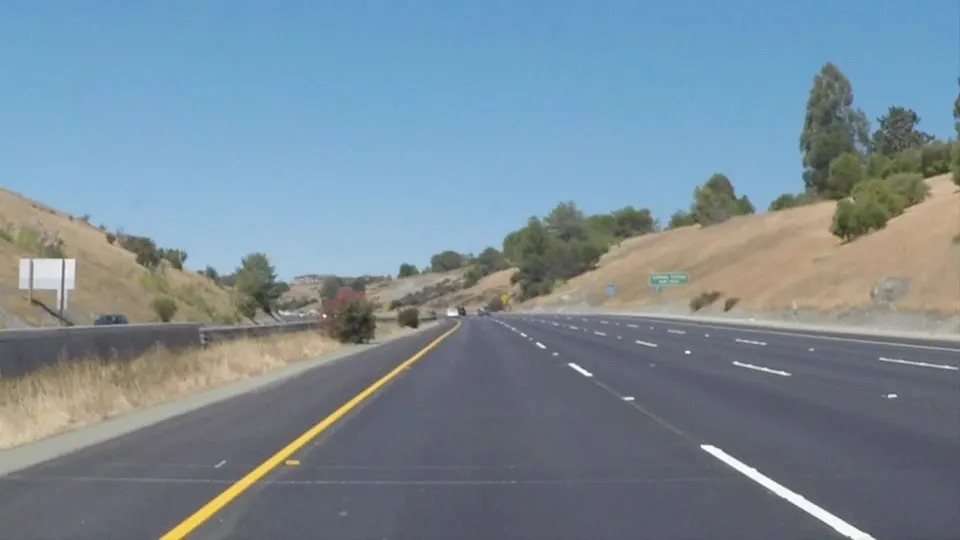
#> input picture lane detection.jpg, 960 x 540 px, found by its file name
$ python lane_detection_improved_final.py
#> lines starting #> are read from the running program, lines starting #| are printed output that depends on the picture; after the words box and inside, x2 and y2 are one past the last pixel; in counts of white or black regions, pixels touching at a corner belong together
import cv2
import numpy as np

image = cv2.imread("lane detection.jpg")
#> image is the input picture: shape (540, 960, 3); mean B, G, R 151.5, 138.9, 120.8

lane_image = image.copy()

#Convert to Grayscale
gray_image = cv2.cvtColor(lane_image, cv2.COLOR_BGR2GRAY)
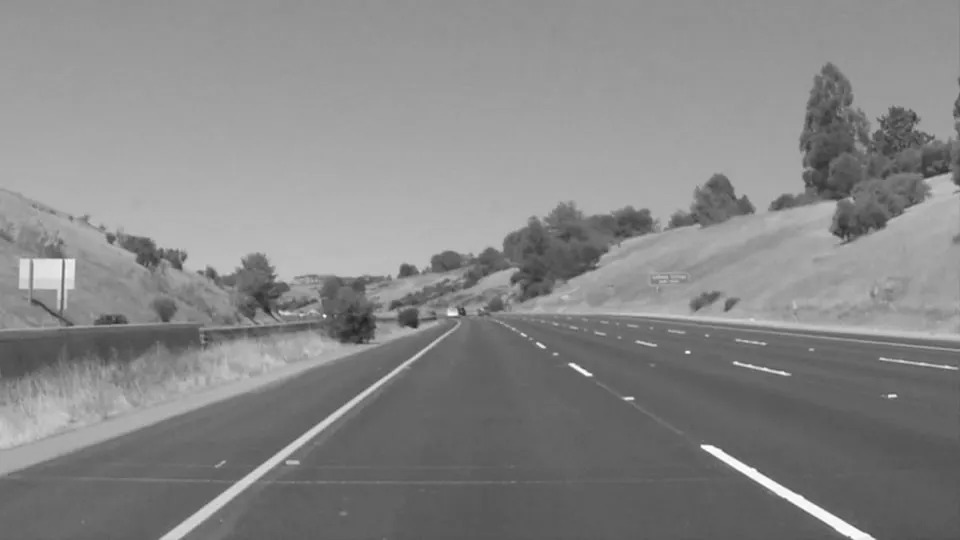
#> gray_image: shape (540, 960); min 31, max 255, mean 134.9

# Blur
blur = cv2.GaussianBlur(gray_image, (5, 5), 0)

#Edge Detection
edges = cv2.Canny(blur, 50, 150)
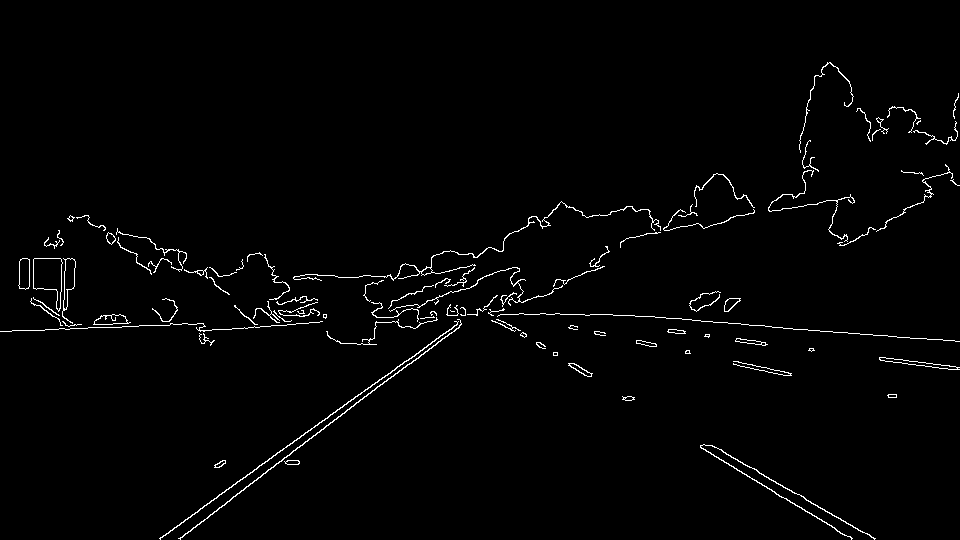
#> edges: shape (540, 960); 1.6% white in thin lines or dots, all inside (x1, y1, x2, y2) = (0, 62, 960, 540)

#Get Image Size
height, width = edges.shape
#> height = 540; width = 960

#Create Mask
mask = np.zeros_like(edges)

polygon = np.array([[
    (0, height),
    (width, height),
    (int(width/2), int(height*0.55))
]])
#> polygon = [[0, 540], [960, 540], [480, 297]]

cv2.fillPoly(mask, polygon, 255)
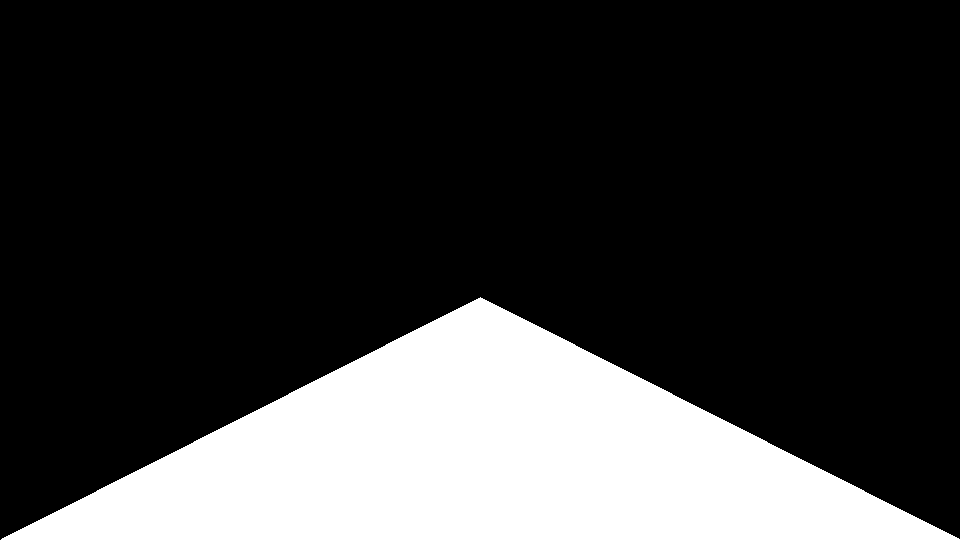
#> mask: shape (540, 960); 22.5% white; 1 white region, box (x1, y1, x2, y2) and area: (1, 297, 960, 540) 116877

# Apply Mask
cropped_edges = cv2.bitwise_and(edges, mask)
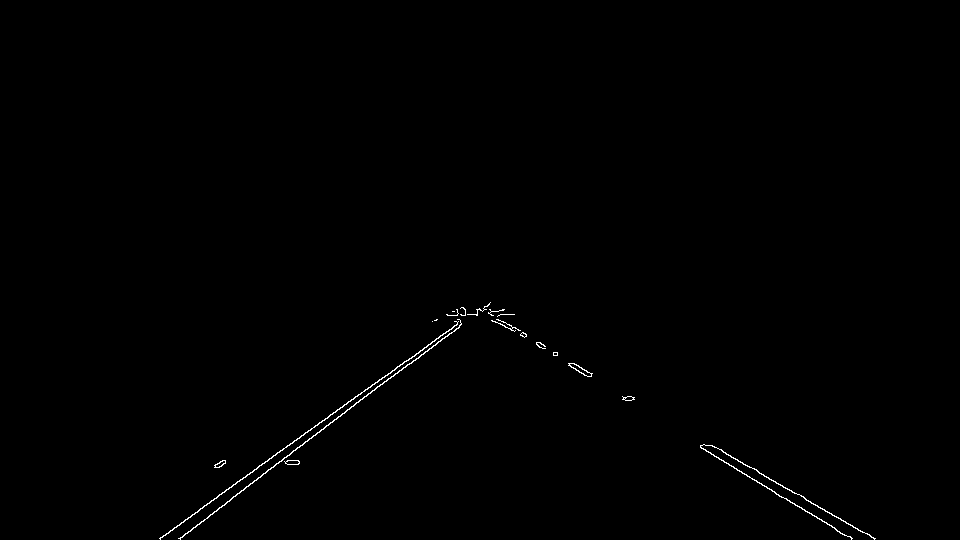
#> cropped_edges: shape (540, 960); 0.38% white in thin lines or dots, all inside (x1, y1, x2, y2) = (159, 302, 876, 540)

#Detect Lines
lines = cv2.HoughLinesP(
    cropped_edges,
    2,
    np.pi/180,
    100,
    np.array([]),
    minLineLength=40,
    maxLineGap=5
)
#> lines = [[160, 538, 385, 375], [233, 496, 449, 333], [805, 499, 862, 532], [728, 463, 844, 535], [700, 446, 781, 497], [712, 445, 874, 538], [179, 538, 290, 454], [333, 413, 426, 347]]

# Separate Left and Right
left_fit = []
right_fit = []

if lines is not None:

    for line in lines:

        x1, y1, x2, y2 = line.reshape(4)

        if x1 == x2:
            continue

        slope, intercept = np.polyfit((x1, x2), (y1, y2), 1)

        if slope < 0:
            left_fit.append((slope, intercept))
        else:
            right_fit.append((slope, intercept))
#> this loop made 8 passes
#> (x1, y1, x2, y2, slope, intercept) on passes 1 to 8: (160, 538, 385, 375, -0.724, 653.9), (233, 496, 449, 333, -0.755, 671.8), (805, 499, 862, 532, 0.579, 32.95), (728, 463, 844, 535, 0.621, 11.14), (700, 446, 781, 497, 0.63, 5.26), (712, 445, 874, 538, 0.574, 36.26), (179, 538, 290, 454, -0.757, 673.5), (333, 413, 426, 347, -0.71, 649.3)
#> after the loop, left_fit = [(-0.724, 653.9), (-0.755, 671.8), (-0.757, 673.5), (-0.71, 649.3)]; right_fit = [(0.579, 32.95), (0.621, 11.14), (0.63, 5.26), (0.574, 36.26)]

# Define Lane Drawing Limits
y1 = height
#> y1 = 540
y2 = int(height * 0.6)
#> y2 = 324

# Draw Left Lane
if len(left_fit) > 0:

    slope, intercept = np.average(left_fit, axis=0)
#> slope = -0.736; intercept = 662.1

    if slope == 0:
        slope = 0.001

    x1 = int((y1 - intercept) / slope)
#> x1 = 165
    x2 = int((y2 - intercept) / slope)
#> x2 = 459

    cv2.line(lane_image, (x1, y1), (x2, y2), (255, 0, 0), 10)

# Draw Right Lane
if len(right_fit) > 0:

    slope, intercept = np.average(right_fit, axis=0)
#> slope = 0.601; intercept = 21.4

    if slope == 0:
        slope = 0.001

    x1 = int((y1 - intercept) / slope)
#> x1 = 863
    x2 = int((y2 - intercept) / slope)
#> x2 = 503

    cv2.line(lane_image, (x1, y1), (x2, y2), (255, 0, 0), 10)
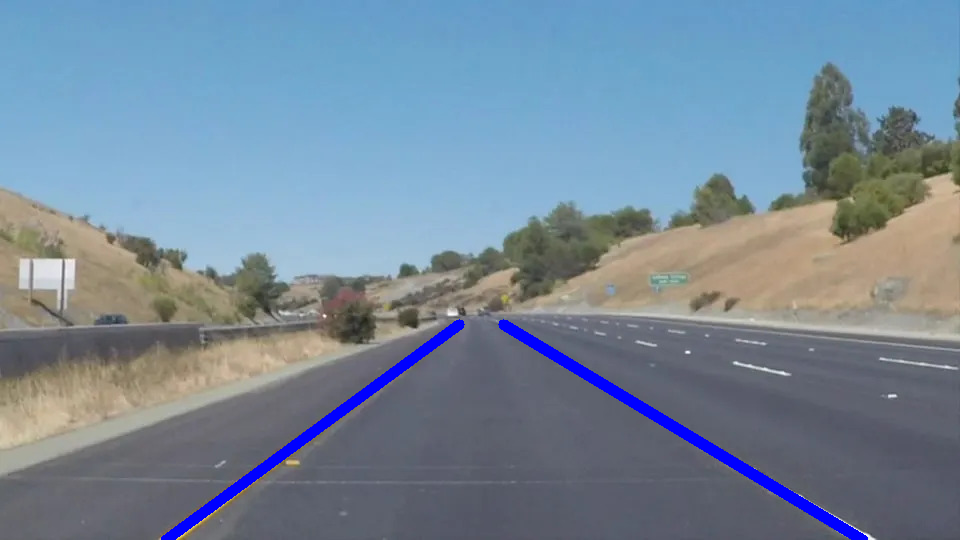
#> lane_image: shape (540, 960, 3); mean B, G, R 153.4, 136.2, 117.9

cv2.imshow("Result", lane_image)

#cv2.imwrite("detected_refined_lanes.jpg", result)

cv2.waitKey(0)
cv2.destroyAllWindows()

$ run again, with image.jpg copied over lane detection.jpg
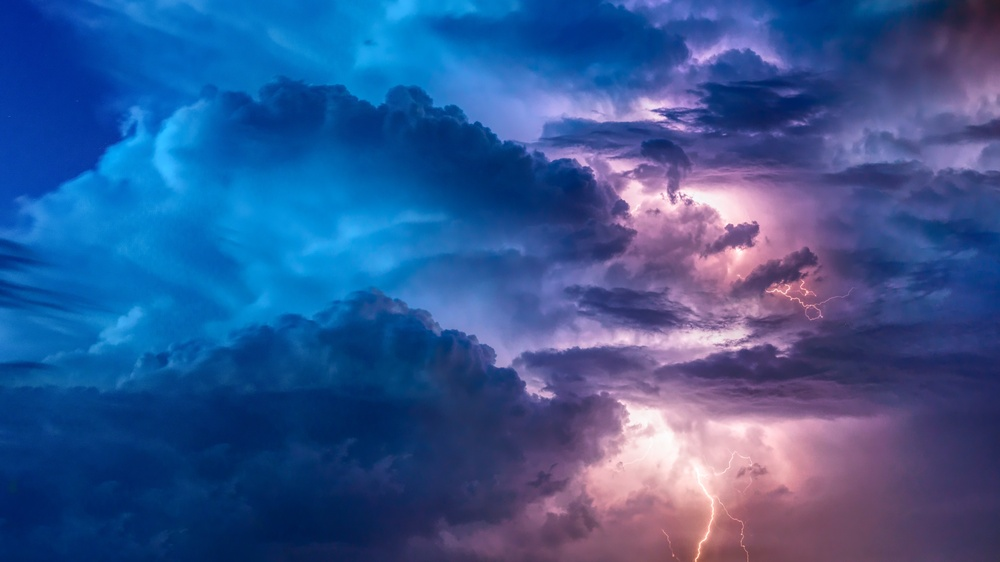
#> input picture image.jpg, 1000 x 562 px, shrunk from 6000 x 3375 before the run, found by its file name
#> image is the input picture: shape (562, 1000, 3); mean B, G, R 147.2, 87.7, 53.2
#> `edges = cv2.Canny(blur, 50, 150)`:
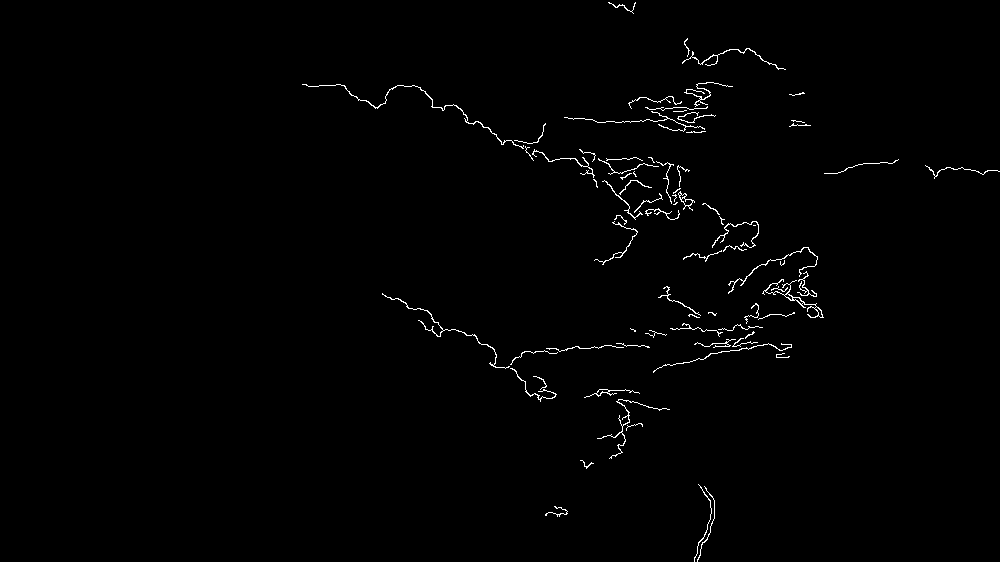
#> edges: shape (562, 1000); 0.93% white in thin lines or dots, all inside (x1, y1, x2, y2) = (302, 2, 1000, 562)
#> mask: shape (562, 1000); 22.6% white; 1 white region, box (x1, y1, x2, y2) and area: (1, 309, 1000, 562) 126747
#> `cropped_edges = cv2.bitwise_and(edges, mask)`:
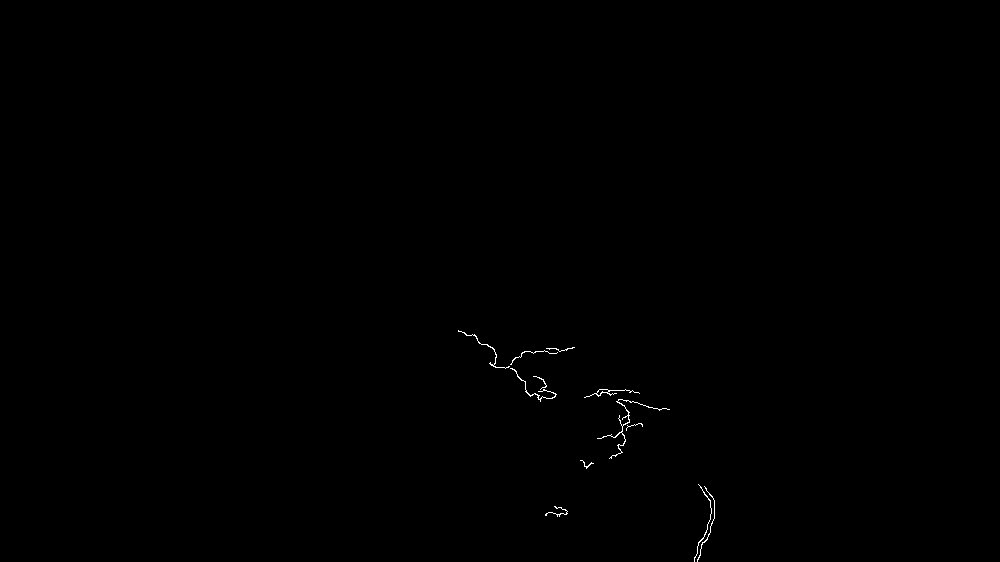
#> cropped_edges: shape (562, 1000); 0.16% white in thin lines or dots, all inside (x1, y1, x2, y2) = (458, 330, 715, 562)
#> lines = None
